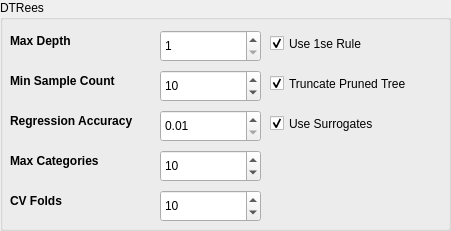
   <widget class="QGroupBox" name="groupBox_6">
    <property name="geometry">
     <rect>
      <x>700</x>
      <y>20</y>
      <width>451</width>
      <height>231</height>
     </rect>
    </property>
    <property name="title">
     <string>DTRees</string>
    </property>
    <widget class="QDoubleSpinBox" name="regression_accuracy_2">
     <property name="geometry">
      <rect>
       <x>160</x>
       <y>110</y>
       <width>101</width>
       <height>32</height>
      </rect>
     </property>
     <property name="minimum">
      <double>0.010000000000000</double>
     </property>
     <property name="maximum">
      <double>999999.000000000000000</double>
     </property>
     <property name="value">
      <double>0.010000000000000</double>
     </property>
    </widget>
    <widget class="QSpinBox" name="max_depth_2">
     <property name="geometry">
      <rect>
       <x>160</x>
       <y>30</y>
       <width>101</width>
       <height>32</height>
      </rect>
     </property>
     <property name="minimum">
      <number>1</number>
     </property>
     <property name="maximum">
      <number>999999999</number>
     </property>
     <property name="value">
      <number>1</number>
     </property>
    </widget>
    <widget class="QLabel" name="label_30">
     <property name="geometry">
      <rect>
       <x>10</x>
       <y>30</y>
       <width>101</width>
       <height>22</height>
      </rect>
     </property>
     <property name="font">
      <font>
       <weight>75</weight>
       <bold>true</bold>
      </font>
     </property>
     <property name="text">
      <string>Max Depth</string>
     </property>
    </widget>
    <widget class="QLabel" name="label_31">
     <property name="geometry">
      <rect>
       <x>10</x>
       <y>70</y>
       <width>131</width>
       <height>22</height>
      </rect>
     </property>
     <property name="font">
      <font>
       <weight>75</weight>
       <bold>true</bold>
      </font>
     </property>
     <property name="text">
      <string>Min Sample Count</string>
     </property>
    </widget>
    <widget class="QLabel" name="label_32">
     <property name="geometry">
      <rect>
       <x>10</x>
       <y>150</y>
       <width>131</width>
       <height>22</height>
      </rect>
     </property>
     <property name="font">
      <font>
       <weight>75</weight>
       <bold>true</bold>
      </font>
     </property>
     <property name="text">
      <string>Max Categories</string>
     </property>
    </widget>
    <widget class="QLabel" name="label_33">
     <property name="geometry">
      <rect>
       <x>10</x>
       <y>110</y>
       <width>161</width>
       <height>22</height>
      </rect>
     </property>
     <property name="font">
      <font>
       <weight>75</weight>
       <bold>true</bold>
      </font>
     </property>
     <property name="text">
      <string>Regression Accuracy</string>
     </property>
    </widget>
    <widget class="QSpinBox" name="min_sample_count_2">
     <property name="geometry">
      <rect>
       <x>160</x>
       <y>70</y>
       <width>101</width>
       <height>32</height>
      </rect>
     </property>
     <property name="minimum">
      <number>1</number>
     </property>
     <property name="maximum">
      <number>999999</number>
     </property>
     <property name="value">
      <number>10</number>
     </property>
    </widget>
    <widget class="QSpinBox" name="max_categories_2">
     <property name="geometry">
      <rect>
       <x>160</x>
       <y>150</y>
       <width>101</width>
       <height>32</height>
      </rect>
     </property>
     <property name="minimum">
      <number>1</number>
     </property>
     <property name="maximum">
      <number>999999</number>
     </property>
     <property name="value">
      <number>10</number>
     </property>
    </widget>
    <widget class="QCheckBox" name="use_surrogates_2">
     <property name="geometry">
      <rect>
       <x>270</x>
       <y>110</y>
       <width>151</width>
       <height>27</height>
      </rect>
     </property>
     <property name="text">
      <string>Use Surrogates</string>
     </property>
     <property name="checked">
      <bool>true</bool>
     </property>
    </widget>
    <widget class="QLabel" name="label_34">
     <property name="geometry">
      <rect>
       <x>10</x>
       <y>190</y>
       <width>70</width>
       <height>22</height>
      </rect>
     </property>
     <property name="font">
      <font>
       <weight>75</weight>
       <bold>true</bold>
      </font>
     </property>
     <property name="text">
      <string>CV Folds</string>
     </property>
    </widget>
    <widget class="QCheckBox" name="truncate_pruned_tree_2">
     <property name="geometry">
      <rect>
       <x>270</x>
       <y>70</y>
       <width>201</width>
       <height>27</height>
      </rect>
     </property>
     <property name="text">
      <string>Truncate Pruned Tree</string>
     </property>
     <property name="checked">
      <bool>true</bool>
     </property>
    </widget>
    <widget class="QSpinBox" name="cv_folds_2">
     <property name="geometry">
      <rect>
       <x>160</x>
       <y>190</y>
       <width>101</width>
       <height>32</height>
      </rect>
     </property>
     <property name="minimum">
      <number>1</number>
     </property>
     <property name="maximum">
      <number>999999</number>
     </property>
     <property name="value">
      <number>10</number>
     </property>
    </widget>
    <widget class="QCheckBox" name="use_1se_rule_2">
     <property name="geometry">
      <rect>
       <x>270</x>
       <y>30</y>
       <width>141</width>
       <height>27</height>
      </rect>
     </property>
     <property name="text">
      <string>Use 1se Rule</string>
     </property>
     <property name="checked">
      <bool>true</bool>
     </property>
    </widget>
   </widget>
